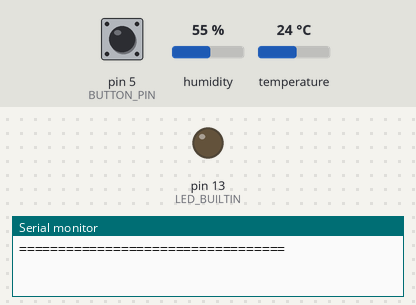
The sketch below on a simulated Arduino Uno, built with avr-gcc and run on an emulated ATmega328P. Shown: output pins drawn as LEDs (lit = HIGH), the last lines printed to the serial monitor. The inputs (shaded band) are chosen by the test bench; at power-on: pin 5 (BUTTON_PIN) HIGH, humidity 55 %, temperature 24 °C.

Above: at 1.2 s.
1.3 s: pin 5 (BUTTON_PIN) pulled LOW for 0.15 s
At 1.39 s:
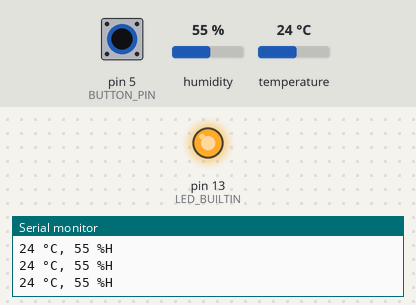
2.9 s: pin 5 (BUTTON_PIN) pulled LOW for 3.2 s
At 6.6 s:
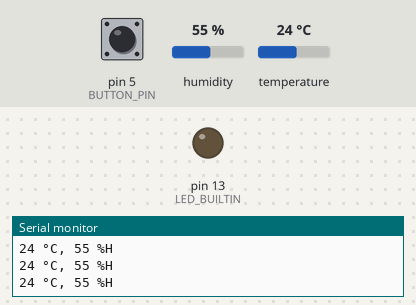
7.6 s: pin 5 (BUTTON_PIN) driven LOW
At 8.1 s:
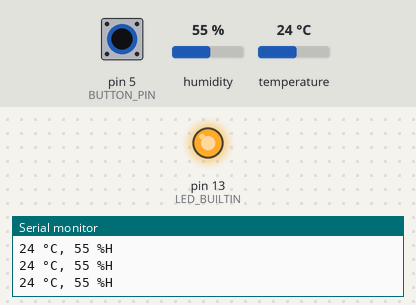
10.6 s: pin 5 (BUTTON_PIN) driven HIGH
At 12.0 s:
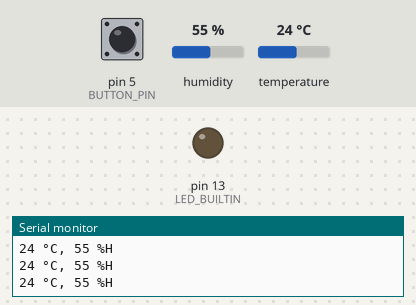
Timing chart, 0 to 13.1 s (numbered marks = the images above; inputs shaded):
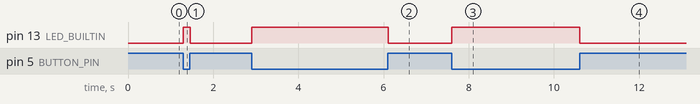

Measured:
- after the input at 1.3 s, pin 13 (LED_BUILTIN): LOW → HIGH at once, → LOW 0.17 s later
- after the input at 2.9 s, pin 13 (LED_BUILTIN): LOW → HIGH at once, → LOW 3.2 s later
- after the input at 7.6 s, pin 13 (LED_BUILTIN): LOW → HIGH at once
- after the input at 10.6 s, pin 13 (LED_BUILTIN): HIGH → LOW at once

The sketch:

temp_sensor.ino
```cpp
// Demonstrates use of the DHT11 temp & humidy sensor
// Created by Prof. Tallman 1/27/2024
// Inspired by various demos from Elegoo's User Guide

#include <SimpleDHT.h>

#define BUTTON_PIN    5
#define DHT11_PIN     7


SimpleDHT11 dht11(DHT11_PIN);


void setup()
{
  Serial.begin(9600);
  pinMode(BUTTON_PIN, INPUT_PULLUP);
  pinMode(LED_BUILTIN, OUTPUT);
  Serial.println("==================================");
}

void loop()
{
  // When the button is pressed, display the current temperature & humidity
  if (digitalRead(BUTTON_PIN) == LOW)
  {
    digitalWrite(LED_BUILTIN, HIGH);
    byte temperature = 0;
    byte humidity = 0;
    int err = dht11.read(&temperature, &humidity, NULL);
    if (err == SimpleDHTErrSuccess)
    {
      Serial.print((int)temperature);
      Serial.print(" °C, ");
      Serial.print((int)humidity);
      Serial.println(" %H");
    }
  }
  else
  {
    digitalWrite(LED_BUILTIN, LOW);
  }
}
```
